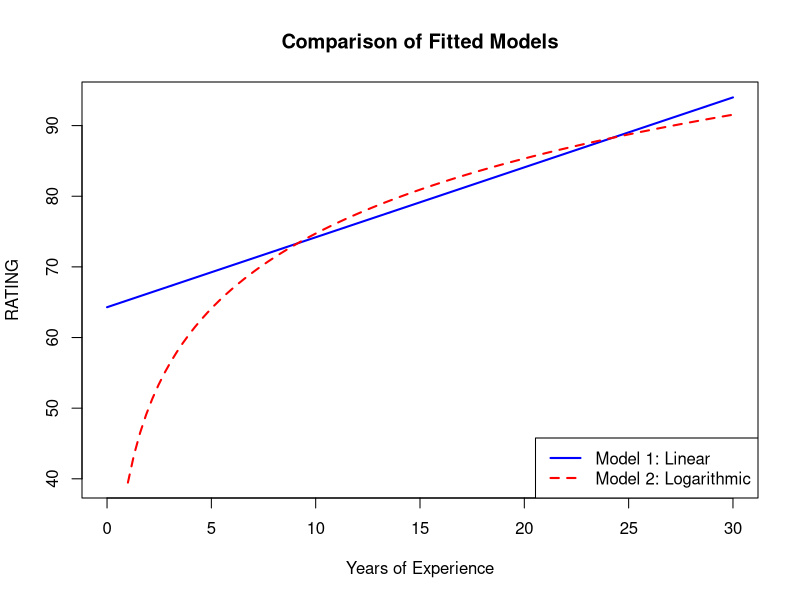

The R source for this figure:
# Define experience range (0 to 30 years)
EXPER <- seq(0, 30, length.out = 100)

# Model 1: Linear
RATING1 <- 64.289 + 0.990 * EXPER

# Model 2: Logarithmic (avoiding log(0) by starting at 1)
EXPER2 <- seq(1, 30, length.out = 100)
RATING2 <- 39.464 + 15.312 * log(EXPER2)

# Plot Model 1 (Linear)
plot(EXPER, RATING1, type = "l", col = "blue", lwd = 2,
     xlab = "Years of Experience", ylab = "RATING",
     main = "Comparison of Fitted Models",
     ylim = c(min(RATING1, RATING2), max(RATING1, RATING2)))

# Add Model 2 (Logarithmic)
lines(EXPER2, RATING2, col = "red", lwd = 2, lty = 2)

# Add legend
legend("bottomright", legend = c("Model 1: Linear", "Model 2: Logarithmic"),
       col = c("blue", "red"), lwd = 2, lty = c(1, 2))
